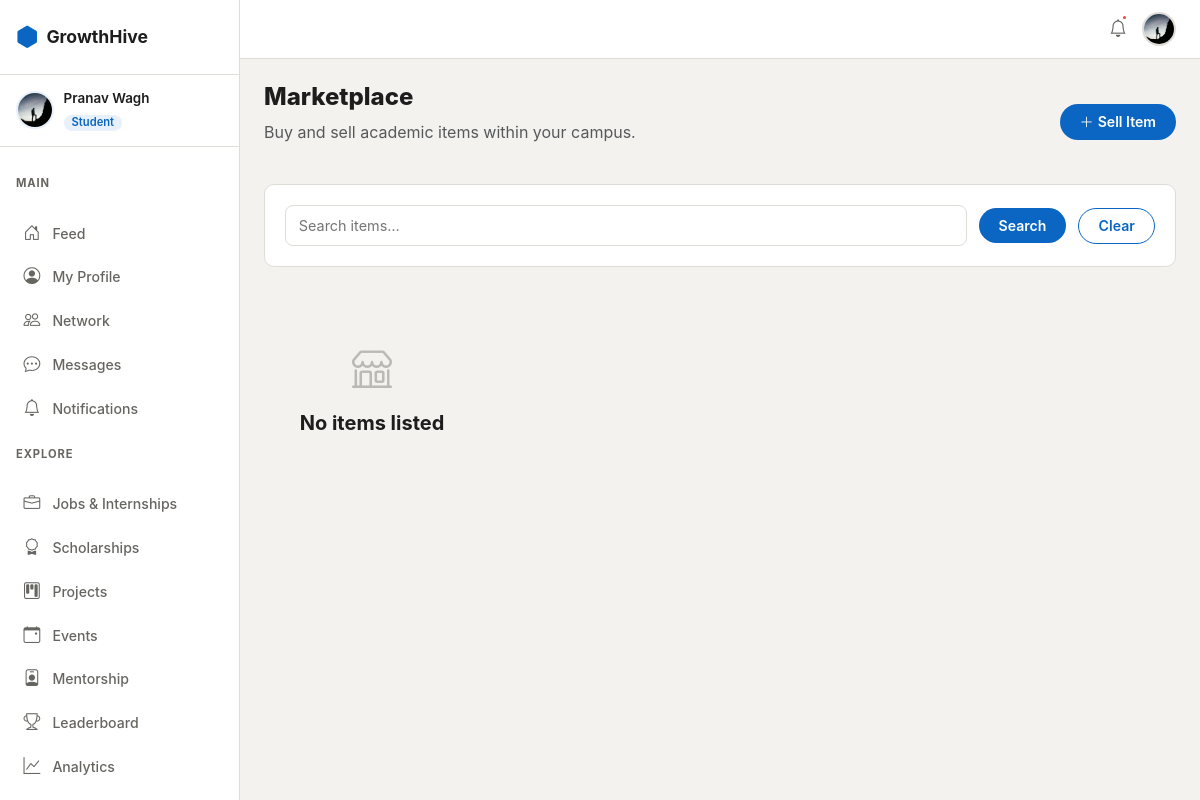
Page /marketplace/ (signed in) on the earlier database version.
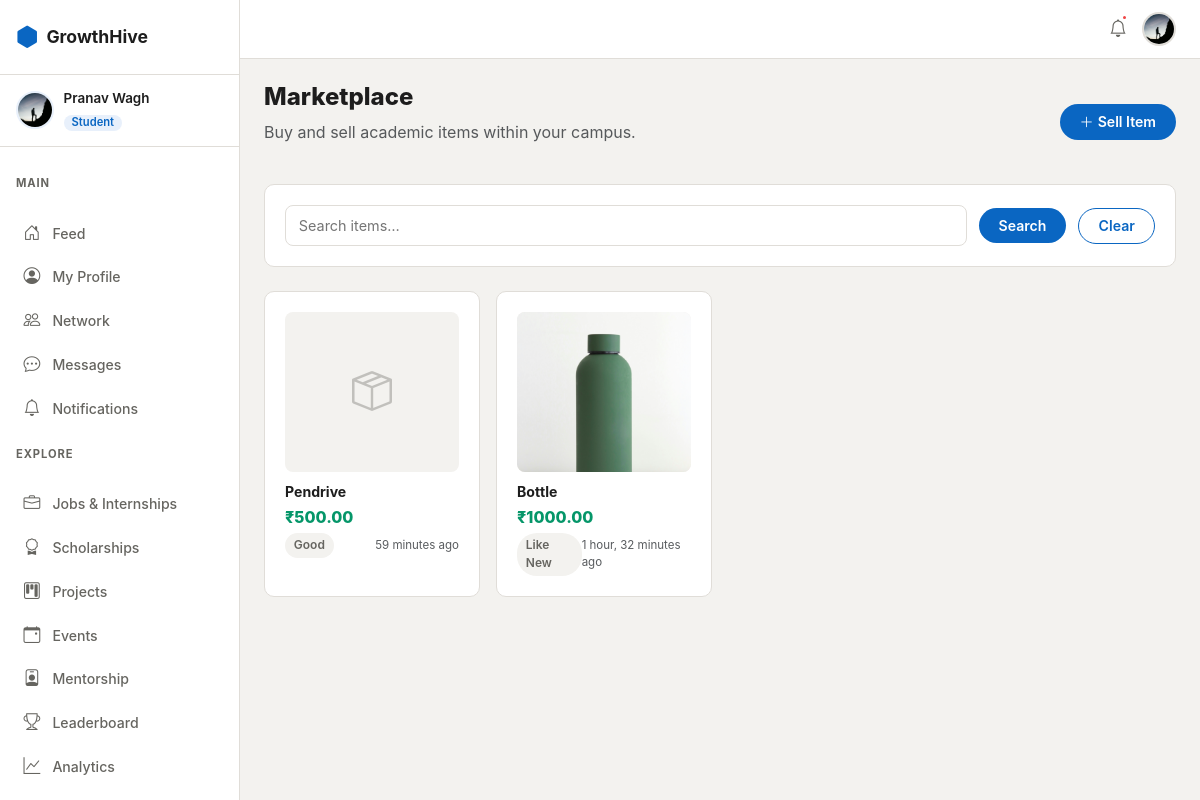
Same page on the later database version.
### apps/accounts/models.py (models this page shows, shortened)
class User(AbstractUser):
    class Role(models.TextChoices):
        STUDENT = 'student', 'Student'
        ALUMNI  = 'alumni',  'Alumni'
        TEACHER = 'teacher', 'Teacher'
    username   = None
    email      = models.EmailField(unique=True)
    first_name = models.CharField(max_length=50)
    last_name  = models.CharField(max_length=50)
    role = models.CharField(max_length=20, choices=Role.choices, default=Role.STUDENT)
    college = models.ForeignKey(College, on_delete=models.SET_NULL, null=True, blank=True)
    department = models.ForeignKey(Department, on_delete=models.SET_NULL, null=True, blank=True)
    is_email_verified = models.BooleanField(default=False)
    created_at = models.DateTimeField(auto_now_add=True)
    updated_at = models.DateTimeField(auto_now=True)
    USERNAME_FIELD  = 'email'
    REQUIRED_FIELDS = ['first_name', 'last_name']
    objects = UserManager()
    @property
    def is_student(self):
        return self.role == self.Role.STUDENT

class Profile(models.Model):
    user = models.OneToOneField(User, on_delete=models.CASCADE, related_name='profile')
    bio    = models.TextField(max_length=500, blank=True)
    avatar = models.ImageField(upload_to='avatars/', blank=True, null=True)
    banner = models.ImageField(upload_to='banners/', blank=True, null=True)
    graduation_year = models.PositiveIntegerField(null=True, blank=True)
    current_year    = models.PositiveSmallIntegerField(null=True, blank=True)
    github_url   = models.URLField(blank=True)
    linkedin_url = models.URLField(blank=True)
    website      = models.URLField(blank=True)
    location     = models.CharField(max_length=100, blank=True)
    skills = models.ManyToManyField('Skill', through='UserSkill', blank=True)
    resume = models.FileField(upload_to='resumes/', blank=True, null=True)
    points      = models.PositiveIntegerField(default=0)
    streak_days = models.PositiveIntegerField(default=0)
    last_active = models.DateField(null=True, blank=True)
    is_open_to_work   = models.BooleanField(default=False)
    is_open_to_mentor = models.BooleanField(default=False)
    created_at = models.DateTimeField(auto_now_add=True)
    updated_at = models.DateTimeField(auto_now=True)
    def get_avatar_url(self):
        if self.avatar:
            return self.avatar.url
        return '/static/images/default-avatar.png'

### apps/marketplace/models.py (models this page shows, shortened)
class MarketplaceItem(models.Model):
    class Condition(models.TextChoices):
        NEW       = 'new',       'New'
        LIKE_NEW  = 'like_new',  'Like New'
        GOOD      = 'good',      'Good'
        FAIR      = 'fair',      'Fair'
    class ItemStatus(models.TextChoices):
        ACTIVE   = 'active',   'Active'
        RESERVED = 'reserved', 'Reserved'
        SOLD     = 'sold',     'Sold'
    seller      = models.ForeignKey(
        settings.AUTH_USER_MODEL, on_delete=models.CASCADE, related_name='marketplace_items'
    )
    title       = models.CharField(max_length=200)
    description = models.TextField()
    price       = models.DecimalField(max_digits=8, decimal_places=2)
    condition   = models.CharField(max_length=20, choices=Condition.choices, default=Condition.GOOD)
    image       = models.ImageField(upload_to='marketplace/', blank=True, null=True)
    status      = models.CharField(max_length=20, choices=ItemStatus.choices, default=ItemStatus.ACTIVE)
    created_at  = models.DateTimeField(auto_now_add=True)
    class Meta:
        ordering = ['-created_at']

### apps/marketplace/views.py (the view)
# urls.py: path('',              views.marketplace_list_view,   name='list'),
@student_required
@verified_required
def marketplace_list_view(request):
    items = MarketplaceItem.objects.filter(status='active').select_related('seller')
    q = request.GET.get('q', '')
    if q:
        items = items.filter(title__icontains=q)
    return render(request, 'marketplace/list.html', {'items': items, 'q': q})

### templates/marketplace/list.html (shortened to what this page needs)
{% extends 'base.html' %}
{% block content %}
<div class="gh-page-header d-flex align-items-center justify-content-between">
  <div><h1>Marketplace</h1><p class="text-muted">Buy and sell academic items within your campus.</p></div>
  <a href="{% url 'marketplace:post' %}" class="btn gh-btn-primary"><i class="bi bi-plus-lg me-1"></i>Sell Item</a>
</div>
<div class="gh-card mb-4">
  <form method="get" class="gh-filter-form">
    <input type="text" name="q" value="{{ q }}" placeholder="Search items…" class="gh-input gh-filter-search"/>
    <button type="submit" class="btn gh-btn-primary">Search</button>
    <a href="{% url 'marketplace:list' %}" class="btn gh-btn-outline">Clear</a>
  </form>
</div>
<div class="gh-marketplace-grid">
  {% for item in items %}
  <a href="{% url 'marketplace:detail' item.pk %}" class="gh-market-card gh-card text-decoration-none">
    <div class="gh-market-img">
      {% if item.image %}<img src="{{ item.image.url }}" alt="{{ item.title }}"/>
      {% else %}<div class="gh-market-img-placeholder"><i class="bi bi-box-seam"></i></div>{% endif %}
    </div>
    <div class="gh-market-body">
      <h6 class="gh-market-title">{{ item.title }}</h6>
      <span class="gh-market-price">₹{{ item.price }}</span>
      <div class="d-flex justify-content-between align-items-center mt-1">
        <span class="gh-tag gh-tag-gray">{{ item.get_condition_display }}</span>
        <span class="text-muted" style="font-size:.72rem;">{{ item.created_at|timesince }} ago</span>
      </div>
    </div>
  </a>
  {% empty %}
  <div class="gh-empty-state"><i class="bi bi-shop"></i><h5>No items listed</h5></div>
  {% endfor %}
</div>
{% endblock %}

### templates/base.html (shortened to what this page needs)
{% load static %}
<!DOCTYPE html>
<html lang="en" data-theme="light">
<head>
  <link rel="stylesheet" href="https://cdn.jsdelivr.net/npm/bootstrap@5.3.3/dist/css/bootstrap.min.css"/>
  <link rel="stylesheet" href="https://cdn.jsdelivr.net/npm/bootstrap-icons@1.11.3/font/bootstrap-icons.min.css"/>
  <link rel="stylesheet" href="{% static 'css/main.css' %}"/>
</head>
<body>
{% if user.is_authenticated %}
<div class="gh-wrapper">
  <aside class="gh-sidebar" id="sidebar">
    <div class="gh-sidebar-logo">
      <a href="{% url 'accounts:dashboard' %}" class="gh-logo-link">
        <span class="gh-logo-icon"><i class="bi bi-hexagon-fill"></i></span>
        <span class="gh-logo-text">GrowthHive</span>
      </a>
    </div>
    <div class="gh-sidebar-user">
      <img src="{{ user.profile.get_avatar_url }}" class="gh-sidebar-avatar" alt="avatar"/>
      <div class="gh-sidebar-user-info">
        <span class="gh-sidebar-name">{{ user.first_name }} {{ user.last_name }}</span>
        <span class="gh-sidebar-role badge">{{ user.get_role_display }}</span>
      </div>
    </div>
    <nav class="gh-nav">
<p class="gh-nav-section">Main</p>
<a href="{% url 'social:feed' %}" class="gh-nav-link {% if 'social' in request.resolver_match.app_name %}active{% endif %}">
  <i class="bi bi-house-door"></i><span>Feed</span>
</a>
<a href="{% url 'accounts:profile' %}" class="gh-nav-link {% if request.resolver_match.url_name == 'profile' %}active{% endif %}">
  <i class="bi bi-person-circle"></i><span>My Profile</span>
</a>
<a href="{% url 'connections:network' %}" class="gh-nav-link {% if 'connections' in request.resolver_match.app_name %}active{% endif %}">
  <i class="bi bi-people"></i><span>Network</span>
</a>
<a href="{% url 'chat:inbox' %}" class="gh-nav-link {% if 'chat' in request.resolver_match.app_name %}active{% endif %}">
  <i class="bi bi-chat-dots"></i><span>Messages</span>
</a>
<a href="{% url 'notifications:list' %}" class="gh-nav-link {% if 'notifications' in request.resolver_match.app_name %}active{% endif %}">
  <i class="bi bi-bell"></i><span>Notifications</span>
</a>
<p class="gh-nav-section">Explore</p>
<a href="{% url 'jobs:list' %}" class="gh-nav-link {% if 'jobs' in request.resolver_match.app_name %}active{% endif %}">
  <i class="bi bi-briefcase"></i><span>Jobs & Internships</span>
</a>
<a href="{% url 'scholarships:list' %}" class="gh-nav-link {% if 'scholarships' in request.resolver_match.app_name %}active{% endif %}">
  <i class="bi bi-award"></i><span>Scholarships</span>
</a>
<a href="{% url 'projects:list' %}" class="gh-nav-link {% if 'projects' in request.resolver_match.app_name %}active{% endif %}">
  <i class="bi bi-kanban"></i><span>Projects</span>
</a>
<a href="{% url 'events:list' %}" class="gh-nav-link {% if 'events' in request.resolver_match.app_name %}active{% endif %}">
  <i class="bi bi-calendar-event"></i><span>Events</span>
</a>
<a href="{% url 'mentorship:list' %}" class="gh-nav-link {% if 'mentorship' in request.resolver_match.app_name %}active{% endif %}">
  <i class="bi bi-person-badge"></i><span>Mentorship</span>
</a>
<a href="{% url 'gamification:leaderboard' %}" class="gh-nav-link {% if 'gamification' in request.resolver_match.app_name %}active{% endif %}">
  <i class="bi bi-trophy"></i><span>Leaderboard</span>
</a>
<a href="{% url 'analytics:dashboard' %}" class="gh-nav-link {% if 'analytics' in request.resolver_match.app_name %}active{% endif %}">
  <i class="bi bi-graph-up"></i><span>Analytics</span>
</a>
{% if user.is_student %}
<p class="gh-nav-section">Students</p>
{% endif %}
    </nav>
  </aside>
  <main class="gh-main">
    <div class="gh-topbar">
      <div class="gh-topbar-actions">
        <button class="gh-icon-btn" id="notifBtn" title="Notifications">
          <i class="bi bi-bell"></i>
          <span class="gh-notif-dot"></span>
        </button>
        <a href="{% url 'accounts:profile' %}" class="gh-topbar-avatar">
          <img src="{{ user.profile.get_avatar_url }}" alt="avatar"/>
        </a>
      </div>
    </div>
    <div class="gh-content">
      {% block content %}{% endblock %}
    </div>
  </main>
</div>
{% endif %}
</body>
</html>

Differences in the rows shown:
added MarketplaceItem: title "Pendrive", price "500.00", condition "Good", created_at "59 minutes"
added MarketplaceItem: image (picture), title "Bottle", price "1000.00", condition "Like New", created_at "1 hour, 32 minutes"
Other differences:
text no longer shown: "No items listed"
